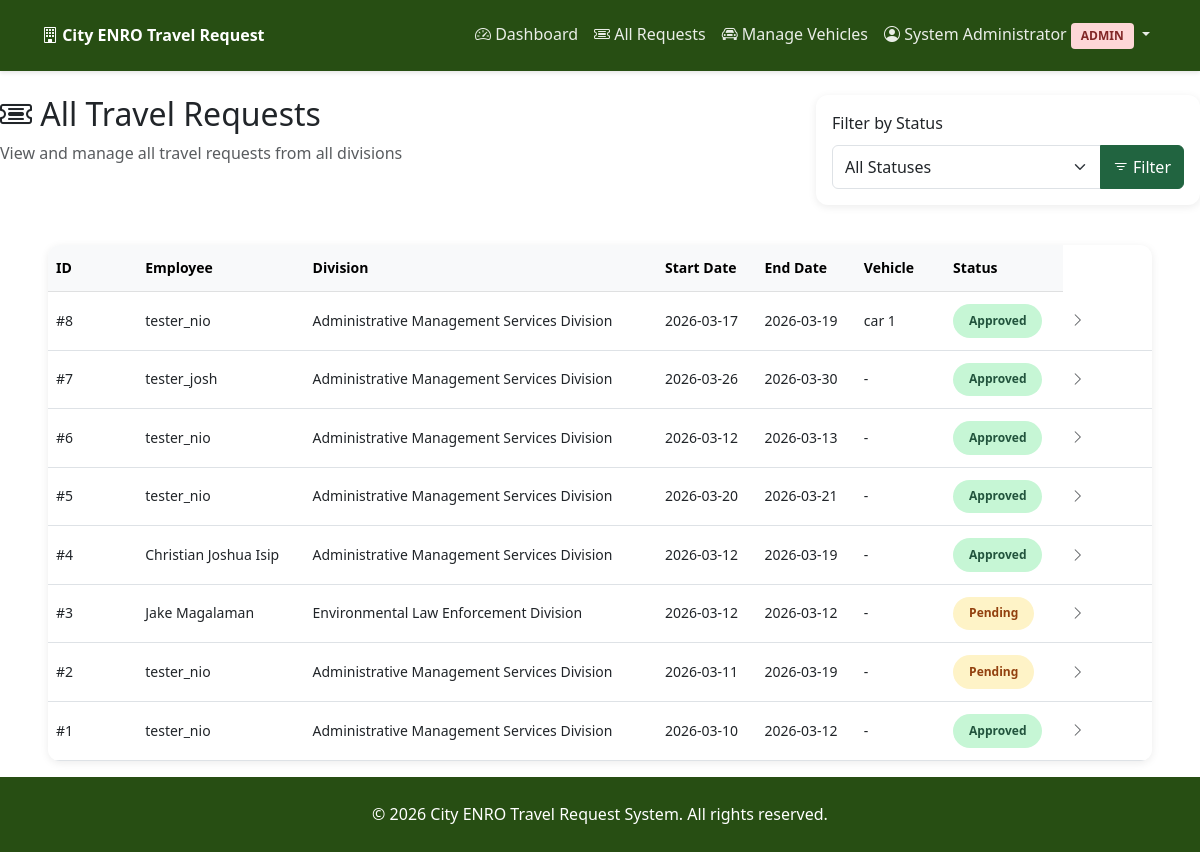
Page /tickets/all (signed in) on the earlier database version.
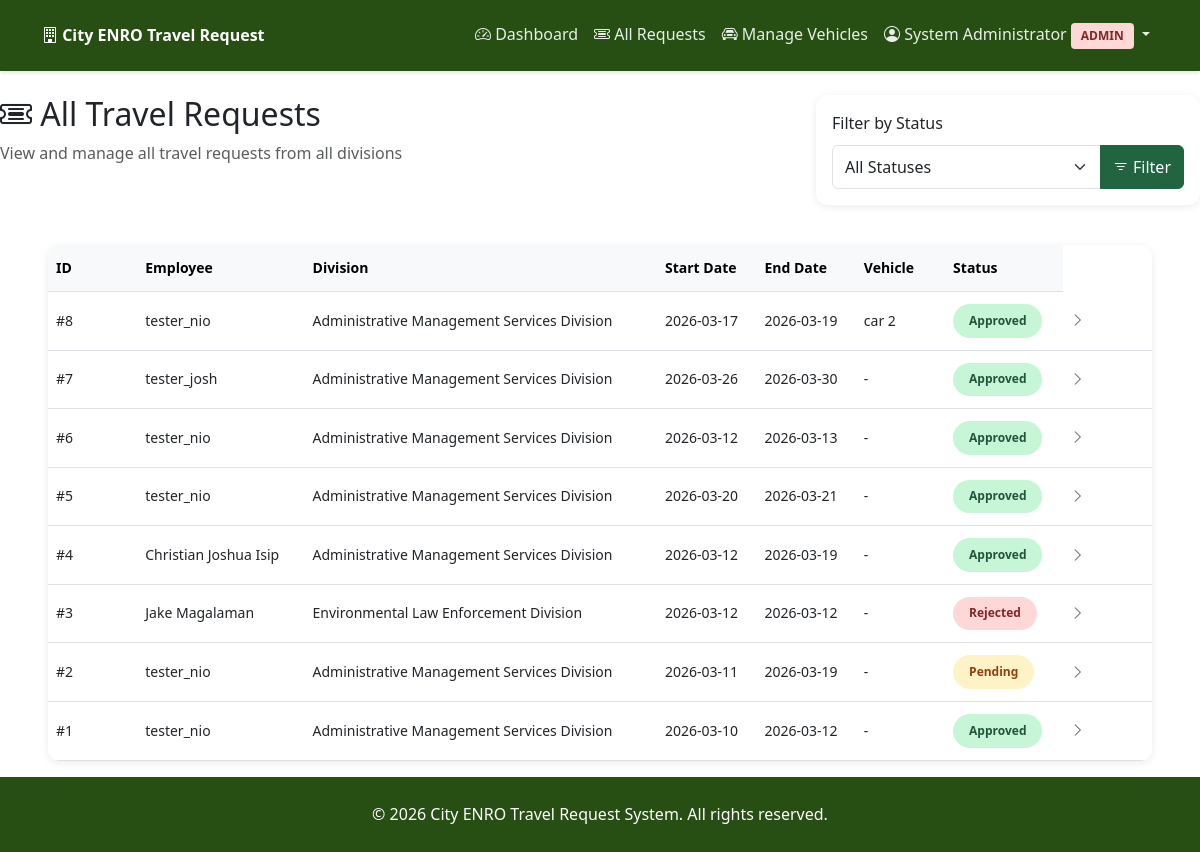
Same page on the later database version.
### tables this page shows
CREATE TABLE tickets (
            id INTEGER PRIMARY KEY AUTOINCREMENT,
            user_id INTEGER NOT NULL,
            division_id INTEGER NOT NULL,
            destination VARCHAR(200) NOT NULL,
            purpose TEXT NOT NULL,
            associates TEXT,
            start_date DATE NOT NULL,
            end_date DATE NOT NULL,
            vehicle_needed VARCHAR(10) DEFAULT 'no',
            vehicle_assigned VARCHAR(100),
            status VARCHAR(50) DEFAULT 'pending',
            created_at TIMESTAMP DEFAULT CURRENT_TIMESTAMP,
            updated_at TIMESTAMP DEFAULT CURRENT_TIMESTAMP,
            FOREIGN KEY (user_id) REFERENCES users(id),
            FOREIGN KEY (division_id) REFERENCES divisions(id)
        );

CREATE TABLE vehicles (
                id INTEGER PRIMARY KEY AUTOINCREMENT,
                name VARCHAR(100) NOT NULL UNIQUE,
                vehicle_type VARCHAR(50) DEFAULT 'car',
                status VARCHAR(20) DEFAULT 'available',
                created_at TIMESTAMP DEFAULT CURRENT_TIMESTAMP
            );

CREATE TABLE users (
            id INTEGER PRIMARY KEY AUTOINCREMENT,
            username VARCHAR(50) UNIQUE NOT NULL,
            password VARCHAR(255) NOT NULL,
            role VARCHAR(50) NOT NULL,
            division_id INTEGER,
            full_name VARCHAR(100) NOT NULL,
            created_at TIMESTAMP DEFAULT CURRENT_TIMESTAMP,
            FOREIGN KEY (division_id) REFERENCES divisions(id)
        );

CREATE TABLE divisions (
            id INTEGER PRIMARY KEY AUTOINCREMENT,
            name VARCHAR(100) NOT NULL
        );

### routes/tickets.py (the view)
@tickets_bp.route('/all')
def all_tickets():
    if not require_login():
        return redirect(url_for('auth.login'))
    if session.get('role') not in ['director', 'final_authorizer', 'admin']:
        flash('Access denied', 'danger')
        return redirect(url_for('main.dashboard'))
    status_filter = request.args.get('status', '')
    db_type = get_db_type()
    try:
        conn = get_db_connection()
        cursor = conn.cursor()
        query = """
            SELECT t.*, u.full_name as user_name, d.name as division_name,
                   v.name as vehicle_name
            FROM tickets t
            LEFT JOIN users u ON t.user_id = u.id
            LEFT JOIN divisions d ON t.division_id = d.id
            LEFT JOIN vehicles v ON t.vehicle_assigned = v.name
        """
        if status_filter:
            allowed_statuses = ['pending', 'director_approved', 'approved', 'rejected']
            if status_filter in allowed_statuses:
                if db_type == 'sqlite':
                    query += " WHERE t.status = ?"
                    params = (status_filter,)
                else:
                    query += " WHERE t.status = %s"
                    params = (status_filter,)
            else:
                params = ()
        else:
            params = ()
        query += " ORDER BY t.created_at DESC"
        if params:
            cursor.execute(query, params)
        else:
            cursor.execute(query)
        if db_type == 'sqlite':
            rows = cursor.fetchall()
            tickets = [dict_from_row(row) for row in rows]
        else:
            tickets = cursor.fetchall()
        conn.close()
        for ticket in tickets:
            if ticket.get('start_date') and isinstance(ticket.get('start_date'), str):
                ticket['start_date'] = datetime.strptime(ticket['start_date'], '%Y-%m-%d').date()
            if ticket.get('end_date') and isinstance(ticket.get('end_date'), str):
                ticket['end_date'] = datetime.strptime(ticket['end_date'], '%Y-%m-%d').date()
    except Exception as e:
        flash(f'Error loading tickets: {str(e)}', 'danger')
        tickets = []
    return render_template('tickets/all_tickets.html', tickets=tickets, status_filter=status_filter)

### db.py (called while the page is built)
def get_db_type():
    try:
        from flask import has_request_context, request
        if has_request_context() and hasattr(current_app, 'config'):
            return current_app.config.get('DATABASE_TYPE', 'sqlite')
    except:
        pass
    return 'sqlite'

def get_db_connection():
    db_type = get_db_type()
    if db_type == 'sqlite':
        return get_sqlite_connection()
    else:
        return get_mysql_connection()

def get_sqlite_connection():
    import os
    from config import Config
    db_path = getattr(Config, 'SQLITE_DATABASE', 'cityhall.db')
    try:
        if hasattr(current_app, 'config'):
            db_path = current_app.config.get('SQLITE_DATABASE', db_path)
    except:
        pass
    conn = sqlite3.connect(db_path)
    conn.row_factory = sqlite3.Row
    return conn

def dict_from_row(row):
    if row is None:
        return None
    if hasattr(row, 'keys'):
        return dict(zip(row.keys(), row))
    return row

### routes/tickets.py (called while the page is built)
def require_login():
    return 'user_id' in session

### templates/tickets/all_tickets.html (shortened to what this page needs)
{% extends "base.html" %}
{% block content %}
<div class="row mb-4">
    <div class="col-md-8">
        <h2><i class="bi bi-ticket-detailed"></i> All Travel Requests</h2>
        <p class="text-muted">View and manage all travel requests from all divisions</p>
    </div>
    <div class="col-md-4">
        <div class="card">
            <div class="card-body">
                <form method="GET" action="{{ url_for('tickets.all_tickets') }}">
                    <label for="status" class="form-label">Filter by Status</label>
                    <div class="input-group">
                        <select class="form-select" id="status" name="status">
                            <option value="">All Statuses</option>
                        </select>
                        <button class="btn btn-primary" type="submit">
                            <i class="bi bi-filter"></i> Filter
                        </button>
                    </div>
                </form>
            </div>
        </div>
    </div>
</div>
<div class="wide-container">
    <div class="card table-card">
    <div class="card-body p-0">
        {% if tickets %}
        <div class="table-responsive">
            <table class="table table-hover mb-0">
                <thead class="table-light">
                    <tr>
                        <th>ID</th>
                        <th>Employee</th>
                        <th>Division</th>
                        <th>Start Date</th>
                        <th>End Date</th>
                        <th>Vehicle</th>
                        <th>Status</th>
                    </tr>
                </thead>
                <tbody>
                    {% for ticket in tickets %}
                    <tr class="ticket-row" data-ticket-id="{{ ticket.id }}">
                        <td>#{{ ticket.id }}</td>
                        <td>{{ ticket.user_name }}</td>
                        <td>{{ ticket.division_name }}</td>
                        <td>{{ ticket.start_date.strftime('%Y-%m-%d') if ticket.start_date else '-' }}</td>
                        <td>{{ ticket.end_date.strftime('%Y-%m-%d') if ticket.end_date else '-' }}</td>
                        <td>
                            {{ ticket.vehicle_name if ticket.vehicle_name else '-' }}
                        </td>
                        <td>
                            <span class="status-badge status-{{ ticket.status }}">
                                {{ ticket.status|replace('_', ' ')|title }}
                            </span>
                        </td>
                        <td>
                            <i class="bi bi-chevron-right text-muted"></i>
                        </td>
                    </tr>
                    {% endfor %}
                </tbody>
            </table>
        </div>
        {% else %}
        <div class="text-center py-5">
            <i class="bi bi-inbox" style="font-size: 3rem; color: #ccc;"></i>
            <p class="mt-3 text-muted">No travel requests found.</p>
        </div>
        {% endif %}
    </div>
</div>
    </div>
</div>
{% endblock %}

Differences in the rows shown:
changed tickets id 8: name "car 1" → "car 2"
changed tickets "Jake Magalaman": status "Pending" → "Rejected"
